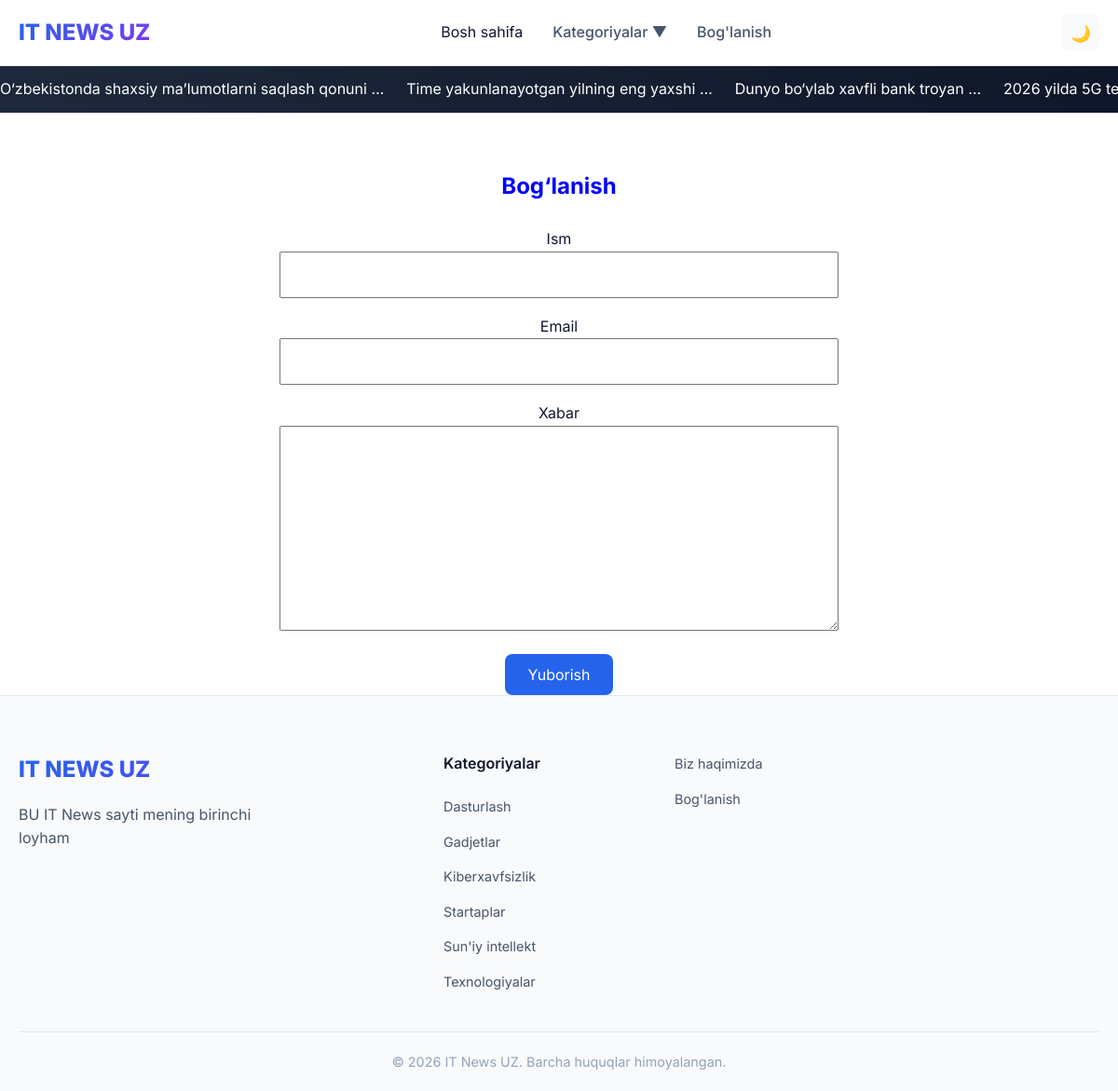
Page /contact/ on the committed database.
### project/models.py (models this page shows, shortened)
class News(models.Model):
    class Status(models.TextChoices):
        Published='PB', 'Yaroqli'
        Draft="DF", 'Yaroqsiz'
    title=models.CharField('Sarlavha',max_length=210)
    slug=models.SlugField(unique=True)
    category=models.ForeignKey(Category,on_delete=models.CASCADE,related_name='posts')
    body=models.TextField('Tavsif')
    image=models.ImageField(upload_to='images/image',blank=True,null=True)
    created_at=models.DateTimeField('Yaratilgan sanasi',auto_now_add=True)
    updated_at=models.DateTimeField('Taxrirlangan sanasi',auto_now=True)
    author=models.CharField('muallifi',max_length=120,default='islom ochilov')
    status=models.CharField(max_length=2,choices=Status.choices,default=Status.Published)
    views=models.PositiveIntegerField(default=0)
    class Meta:
        verbose_name='Yangilik'
        verbose_name_plural="Yangiliklar"

class Category(models.Model):
    name=models.CharField('Nomi',max_length=210)
    slug=models.SlugField(unique=True)
    class Meta:
        verbose_name='Kategoriya'
        verbose_name_plural='Kategoriyalar'

### project/views.py (the view)
# urls.py: path('contact/',cantact_view,name="boglanish"),
def cantact_view(request):
    if request.method=="POST":
        form=ContactForm(request.POST)
        if form.is_valid():
            form.save()
            return redirect('boglanish')
    else:
        form=ContactForm()
    return render(request,'contact.html',{'form':form})

### project/forms.py
class ContactForm(forms.ModelForm):
    class Meta:
        model=Boglanish
        fields='__all__'

### project/context_processor.py (called while the page is built)
def category_processors(request):
    categories=Category.objects.all()
    context={
        'categories':categories
    }
    return context

def barcha_yangiliklar(request):
    news=News.objects.order_by('-created_at')[:6]
    context={
        'news':news
    }
    return context

### templates/contact.html (shortened to what this page needs)
{% extends 'base.html' %}
{% load static %}
{% block content %}
<div style="
    display:flex;
    justify-content:center;
    align-items:flex-start;
    min-height:70vh;
    padding-top:60px;
">
  <div style="
      width: 100%;
      max-width: 700px;
      text-align: center;
  ">
<h2 style="margin-bottom:25px; color:blue">Bog‘lanish</h2>
    <form method="POST">
      <div style="margin-bottom:18px;">
        <label>Ism</label><br>
        {{ form.name }}
      </div>
      <div style="margin-bottom:18px;">
        <label>Email</label><br>
        {{ form.email }}
      </div>
      <div style="margin-bottom:18px;">
        <label>Xabar</label><br>
        {{ form.message }}
      </div>
      <button type="submit" style="
    padding: 12px 24px;
    font-size:16px;
    background:#2563eb;   /* ko‘k rang */
    color:white;          /* yozuv oq */
    border:none;
    border-radius:8px;
    cursor:pointer;
    ">
    Yuborish
    </button>
  </div>
</div>
{% endblock %}

### templates/base.html (shortened to what this page needs)
{% load static %}
<!DOCTYPE html>
<html lang="uz">
<head>
    <link rel="stylesheet" href="{% static 'css/styles.css' %}">
</head>
<body>
    <header class="header">
        <div class="container">
            <nav class="navbar">
                <a href="#" class="logo">
                    <span class="gradient-text">IT NEWS UZ</span>
                </a>
                <ul class="nav-links">
                    <a href="{% url 'bosh_sahifa' %}" class="active">Bosh sahifa</a>
                    <li class="dropdown">
                        <a href="#">Kategoriyalar <span class="arrow">▼</span></a>
                    </li>
                    <li><a href="{% url 'boglanish' %}">Bog'lanish</a></li>
                </ul>
                <div class="nav-actions">
                    <button class="icon-btn" id="themeToggle" title="Tema almashtirish">🌙</button>
                </div>
            </nav>
        </div>
    </header>
    <div class="live-ticker">
        <div class="ticker-content">
            {% for new in news %}
            <a href="{% url 'news_detail' new.pk %}"><span>{{ new.title|truncatewords:5 }}</span></a>
            {% endfor %}
        </div>
    </div>
    {% block content %}
    {% endblock content %}
    <footer class="footer">
        <div class="container">
            <div class="footer-grid">
                <div class="footer-brand">
                    <span class="gradient-text footer-logo">IT NEWS UZ</span>
                    <p> BU IT News sayti mening birinchi loyham
                    </p>
                </div>
                <div class="footer-links">
                    <h4>Kategoriyalar</h4>
                    <ul>
                        {% for cat in categories %}
                        <li><a href="{% url 'category_detail' cat.slug %}">{{ cat.name }}</a></li>
                        {% endfor %}
                    </ul>
                </div>
                <div class="footer-links">
                    <ul>
                        <li><a href="{% url 'biz_haqimizda' %}">Biz haqimizda</a></li>
                        <li><a href="{% url 'boglanish' %}">Bog'lanish</a></li>
                    </ul>
                </div>
            </div>
            <div class="footer-bottom">
                <p>© 2026 IT News UZ. Barcha huquqlar himoyalangan.</p>
            </div>
        </div>
    </footer>
</body>
</html>

### static/css/styles.css (style rules this page uses)
:root { --bg-primary: #ffffff; --bg-secondary: #f8fafc; --bg-tertiary: #f1f5f9; --text-primary: #0f172a; --text-secondary: #475569; --text-muted: #94a3b8; --border-color: #e2e8f0; --primary: #2563eb; --primary-hover: #1d4ed8; --accent: #f59e0b; --shadow-sm: 0 1px 2px rgba(0, 0, 0, 0.05); --shadow: 0 4px 6px -1px rgba(0, 0, 0, 0.1); --shadow-lg: 0 10px 15px -3px rgba(0, 0, 0, 0.1); --shadow-xl: 0 20px 25px -5px rgba(0, 0, 0, 0.1); --radius-sm: 6px; --radius: 8px; --radius-lg: 12px; --radius-xl: 16px; --transition: 0.3s ease; }
*, *::before, *::after { margin: 0; padding: 0; box-sizing: border-box; }
html { scroll-behavior: smooth; }
body { font-family: "Inter", -apple-system, BlinkMacSystemFont, "Segoe UI", Roboto, sans-serif; background: var(--bg-primary); color: var(--text-primary); line-height: 1.6; transition: background var(--transition), color var(--transition); }
a { text-decoration: none; color: inherit; transition: color var(--transition); }
button { cursor: pointer; border: none; background: none; font-family: inherit; }
ul { list-style: none; }
.container { max-width: 1280px; margin: 0 auto; padding: 0 20px; }
.header { background: var(--bg-primary); border-bottom: 1px solid var(--border-color); position: sticky; top: 0; z-index: 1000; transition: background var(--transition), border var(--transition); }
.navbar { display: flex; align-items: center; justify-content: space-between; height: 70px; gap: 24px; }
.logo { font-size: 1.5rem; font-weight: 800; }
.gradient-text { background: linear-gradient(135deg, #2563eb, #7c3aed); -webkit-background-clip: text; -webkit-text-fill-color: transparent; background-clip: text; }
.nav-links { display: flex; align-items: center; gap: 32px; }
.nav-links > li > a { font-weight: 500; color: var(--text-secondary); padding: 8px 0; position: relative; transition: color var(--transition); }
.dropdown { position: relative; }
.nav-actions { display: flex; align-items: center; gap: 12px; }
.icon-btn { width: 40px; height: 40px; display: flex; align-items: center; justify-content: center; border-radius: var(--radius); background: var(--bg-secondary); font-size: 1.1rem; transition: all var(--transition); }
.live-ticker { background: linear-gradient(90deg, #1e293b, #0f172a); color: white; padding: 12px 0; overflow: hidden; }
.ticker-content { display: flex; gap: 24px; animation: ticker 30s linear infinite; white-space: nowrap; }
.footer { background: var(--bg-secondary); border-top: 1px solid var(--border-color); padding: 60px 0 0; }
.footer-grid { display: grid; grid-template-columns: 2fr 1fr 1fr 1fr; gap: 40px; padding-bottom: 40px; }
.footer-logo { font-size: 1.5rem; font-weight: 800; display: block; margin-bottom: 16px; }
.footer-brand p { color: var(--text-secondary); margin-bottom: 20px; max-width: 300px; }
.footer-links h4 { font-size: 1rem; font-weight: 600; margin-bottom: 20px; }
.footer-links ul { display: flex; flex-direction: column; gap: 12px; }
.footer-links a { color: var(--text-secondary); font-size: 0.9rem; transition: color var(--transition); }
.footer-bottom { border-top: 1px solid var(--border-color); padding: 20px 0; text-align: center; color: var(--text-muted); font-size: 0.9rem; }

### templates/contact.html (style rules this page uses)
input, textarea { width: 100%; max-width: 600px; padding: 14px; font-size: 16px; }
textarea { min-height: 220px; }

### rows in the picture
News: title "O‘zbekistonda shaxsiy ma’lumotlarni saqlash qonuni …"
News: title "Time yakunlanayotgan yilning eng yaxshi …"
News: title "Dunyo bo‘ylab xavfli bank troyan …"
News: title "2026 yilda 5G…"
Category: name "Dasturlash"
Category: name "Gadjetlar"
Category: name "Kiberxavfsizlik"
Category: name "Startaplar"
Category: name "Sun'iy intellekt"
Category: name "Texnologiyalar"
